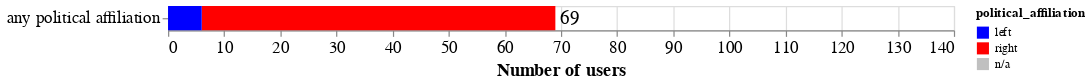

Write notebook code for a chart like this one.
### Code cell
agg_pa = alt.Chart(final_political_only).mark_bar(size=20).encode(
    x = alt.X(
        "count(classification):Q",
        scale = alt.Scale(domain=[0,140]),
        title = ["Number of users"]
    ),
    y = alt.Y(
        'label:N',
        axis = alt.Axis(
            title = None,
            labelFontSize= 14
        )
    ),
    color = alt.Color(
        "political_affiliation:N",
        scale=alt.Scale(
            domain=["left","right","n/a"],
            range=["blue","red","silver"]
        ),
    ),
).properties(width = 650)

agg_text = alt.Chart(final_political_only).mark_text(
    align="left",
    dx=4,
    fontSize=16
).encode(
    x = alt.X(
        "count(classification):Q",
        scale = alt.Scale(domain=[0,140]),
        axis = alt.Axis(
            title = ["Number of users"],
            titleFontSize = 15,
            labelFontSize= 14
        ),
    ),
    y = alt.Y(
        "label:N",
        axis = alt.Axis(
            title = None,
            labelFontSize= 14
        ),
    ),
    text = "count(classification):Q"
)

agg_fig = alt.layer(agg_pa, agg_text)
agg_fig

### Figure 1 — Vega-Lite specification as saved in the notebook (floating-point values rounded to 4 significant figures)
{"config": {"view": {"continuousWidth": 400, "continuousHeight": 300}}, "layer": [{"mark": {"type": "bar", "size": 20}, "encoding": {"color": {"field": "political_affiliation", "scale": {"domain": ["left", "right", "n/a"], "range": ["blue", "red", "silver"]}, "type": "nominal"}, "x": {"aggregate": "count", "field": "classification", "scale": {"domain": [0, 140]}, "title": ["Number of users"], "type": "quantitative"}, "y": {"axis": {"labelFontSize": 14, "title": null}, "field": "label", "type": "nominal"}}, "width": 650}, {"mark": {"type": "text", "align": "left", "dx": 4, "fontSize": 16}, "encoding": {"text": {"aggregate": "count", "field": "classification", "type": "quantitative"}, "x": {"aggregate": "count", "axis": {"labelFontSize": 14, "title": ["Number of users"], "titleFontSize": 15}, "field": "classification", "scale": {"domain": [0, 140]}, "type": "quantitative"}, "y": {"axis": {"labelFontSize": 14, "title": null}, "field": "label", "type": "nominal"}}}], "data": {"name": "data-b7ac14492cfc1072454b8303f4d11aab"}, "$schema": "https://vega.github.io/schema/vega-lite/v4.17.0.json", "datasets": {"data-b7ac14492cfc1072454b8303f4d11aab": [{"user_id": "3314383418", "classification": "political", "political_affiliation": "right", "label": "any political affiliation"}, {"user_id": "462104542", "classification": "new media", "political_affiliation": "right", "label": "any political affiliation"}, {"user_id": "29398579", "classification": "media aff.", "political_affiliation": "right", "label": "any political affiliation"}, {"user_id": "2176476241", "classification": "political", "political_affiliation": "right", "label": "any political affiliation"}, {"user_id": "186562905", "classification": "political", "political_affiliation": "right", "label": "any political affiliation"}, {"user_id": "1494835716", "classification": "political", "political_affiliation": "right", "label": "any political affiliation"}, {"user_id": "4765364386", "classification": "political", "political_affiliation": "right", "label": "any political affiliation"}, {"user_id": "734168909553766405", "classification": "political", "political_affiliation": "right", "label": "any political affiliation"}, {"user_id": "41634520", "classification": "broad. news", "political_affiliation": "right", "label": "any political affiliation"}, {"user_id": "878916812", "classification": "political", "political_affiliation": "right", "label": "any political affiliation"}, {"user_id": "921880207870459904", "classification": "media outlet", "political_affiliation": "right", "label": "any political affiliation"}, {"user_id": "1088817055602757633", "classification": "political", "political_affiliation": "right", "label": "any political affiliation"}, {"user_id": "43753976", "classification": "political", "political_affiliation": "right", "label": "any political affiliation"}, {"user_id": "478855762", "classification": "political", "political_affiliation": "right", "label": "any political affiliation"}, {"user_id": "1162682346094522370", "classification": "political", "political_affiliation": "right", "label": "any political affiliation"}, {"user_id": "446228264", "classification": "political", "political_affiliation": "right", "label": "any political affiliation"}, {"user_id": "1196926455990632449", "classification": "media outlet", "political_affiliation": "right", "label": "any political affiliation"}, {"user_id": "1036239330984054784", "classification": "political", "political_affiliation": "right", "label": "any political affiliation"}, {"user_id": "1121554471", "classification": "hard news", "political_affiliation": "right", "label": "any political affiliation"}, {"user_id": "803017539903029248", "classification": "political", "political_affiliation": "right", "label": "any political affiliation"}, {"user_id": "19130146", "classification": "media aff.", "political_affiliation": "right", "label": "any political affiliation"}, {"user_id": "895286614431346688", "classification": "political", "political_affiliation": "right", "label": "any political affiliation"}, {"user_id": "29873671", "classification": "political", "political_affiliation": "right", "label": "any political affiliation"}, {"user_id": "1153042794375712770", "classification": "political", "political_affiliation": "right", "label": "any political affiliation"}, {"user_id": "232901331", "classification": "political", "political_affiliation": "right", "label": "any political affiliation"}, {"user_id": "138889809", "classification": "political", "political_affiliation": "right", "label": "any political affiliation"}, {"user_id": "162301746", "classification": "political", "political_affiliation": "right", "label": "any political affiliation"}, {"user_id": "1106312355267469312", "classification": "political", "political_affiliation": "right", "label": "any political affiliation"}, {"user_id": "19422491", "classification": "new media", "political_affiliation": "left", "label": "any political affiliation"}, {"user_id": "18643437", "classification": "political", "political_affiliation": "right", "label": "any political affiliation"}, {"user_id": "2757833205", "classification": "political", "political_affiliation": "right", "label": "any political affiliation"}, {"user_id": "16279880", "classification": "political", "political_affiliation": "right", "label": "any political affiliation"}, {"user_id": "802121664", "classification": "political", "political_affiliation": "right", "label": "any political affiliation"}, {"user_id": "1000141948269678592", "classification": "political", "political_affiliation": "right", "label": "any political affiliation"}, {"user_id": "275276082", "classification": "political", "political_affiliation": "right", "label": "any political affiliation"}, {"user_id": "592730371", "classification": "political", "political_affiliation": "right", "label": "any political affiliation"}, {"user_id": "116356889", "classification": "political", "political_affiliation": "right", "label": "any political affiliation"}, {"user_id": "18247062", "classification": "political", "political_affiliation": "right", "label": "any political affiliation"}, {"user_id": "839099917121511425", "classification": "political", "political_affiliation": "right", "label": "any political affiliation"}, {"user_id": "18266688", "classification": "political", "political_affiliation": "right", "label": "any political affiliation"}, {"user_id": "2451476942", "classification": "media outlet", "political_affiliation": "right", "label": "any political affiliation"}, {"user_id": "2981776113", "classification": "political", "political_affiliation": "right", "label": "any political affiliation"}, {"user_id": "92928883", "classification": "political", "political_affiliation": "right", "label": "any political affiliation"}, {"user_id": "123617604", "classification": "political", "political_affiliation": "right", "label": "any political affiliation"}, {"user_id": "1216789842", "classification": "political", "political_affiliation": "left", "label": "any political affiliation"}, {"user_id": "806347865073315844", "classification": "political", "political_affiliation": "right", "label": "any political affiliation"}, {"user_id": "727137760574857216", "classification": "political", "political_affiliation": "right", "label": "any political affiliation"}, {"user_id": "49682880", "classification": "political", "political_affiliation": "left", "label": "any political affiliation"}, {"user_id": "86177206", "classification": "political", "political_affiliation": "right", "label": "any political affiliation"}, {"user_id": "954124423", "classification": "political", "political_affiliation": "right", "label": "any political affiliation"}, {"user_id": "2417586104", "classification": "political", "political_affiliation": "right", "label": "any political affiliation"}, {"user_id": "22677397", "classification": "political", "political_affiliation": "right", "label": "any political affiliation"}, {"user_id": "39344374", "classification": "political", "political_affiliation": "right", "label": "any political affiliation"}, {"user_id": "903313767596822528", "classification": "media outlet", "political_affiliation": "right", "label": "any political affiliation"}, {"user_id": "14247236", "classification": "political", "political_affiliation": "left", "label": "any political affiliation"}, {"user_id": "770781940341288960", "classification": "political", "political_affiliation": "right", "label": "any political affiliation"}, {"user_id": "52544275", "classification": "political", "political_affiliation": "right", "label": "any political affiliation"}, {"user_id": "11134252", "classification": "political", "political_affiliation": "right", "label": "any political affiliation"}, {"user_id": "1148711615686160384", "classification": "media aff.", "political_affiliation": "right", "label": "any political affiliation"}, {"user_id": "19553409", "classification": "political", "political_affiliation": "right", "label": "any political affiliation"}, {"user_id": "14377605", "classification": "political", "political_affiliation": "left", "label": "any political affiliation"}, {"user_id": "856991644134068224", "classification": "media outlet", "political_affiliation": "right", "label": "any political affiliation"}, {"user_id": "631310817", "classification": "new media", "political_affiliation": "right", "label": "any political affiliation"}, {"user_id": "95588504", "classification": "political", "political_affiliation": "right", "label": "any political affiliation"}, {"user_id": "27493883", "classification": "political", "political_affiliation": "left", "label": "any political affiliation"}, {"user_id": "125128723", "classification": "media aff.", "political_affiliation": "right", "label": "any political affiliation"}, {"user_id": "1194770389634895873", "classification": "media outlet", "political_affiliation": "right", "label": "any political affiliation"}, {"user_id": "594886554", "classification": "political", "political_affiliation": "right", "label": "any political affiliation"}, {"user_id": "341194704", "classification": "political", "political_affiliation": "right", "label": "any political affiliation"}]}}
